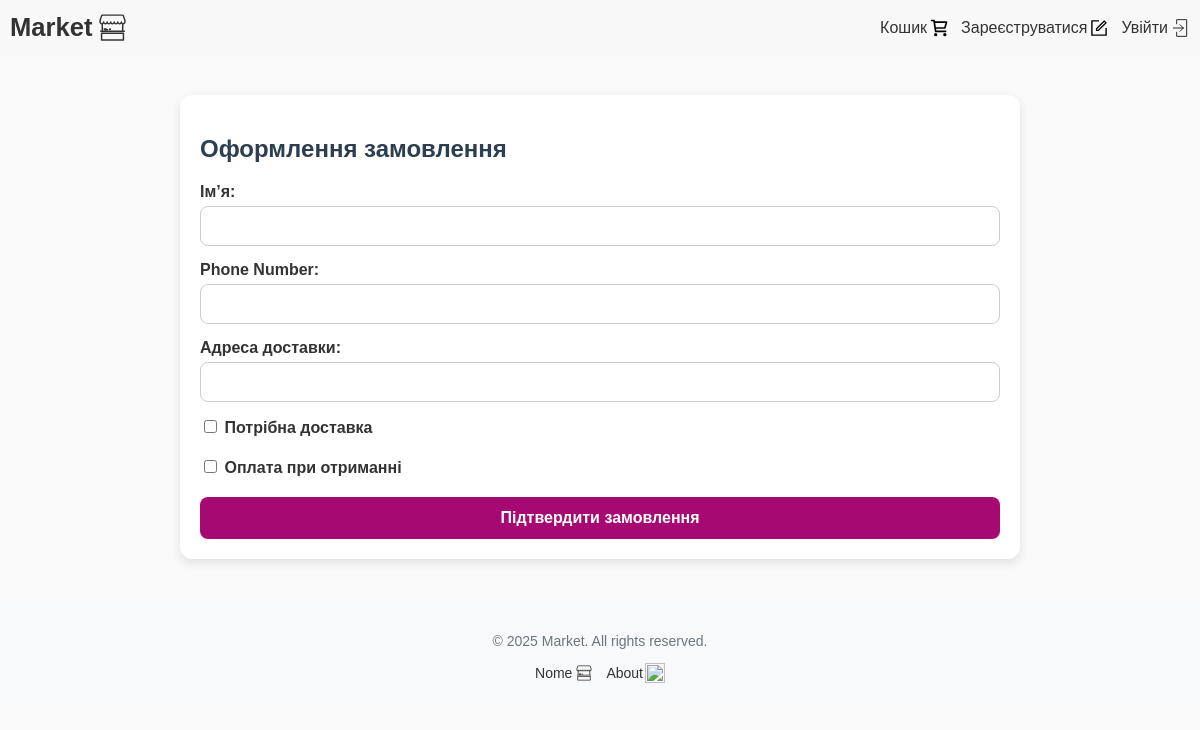
The app's page /orders/create/, older data.
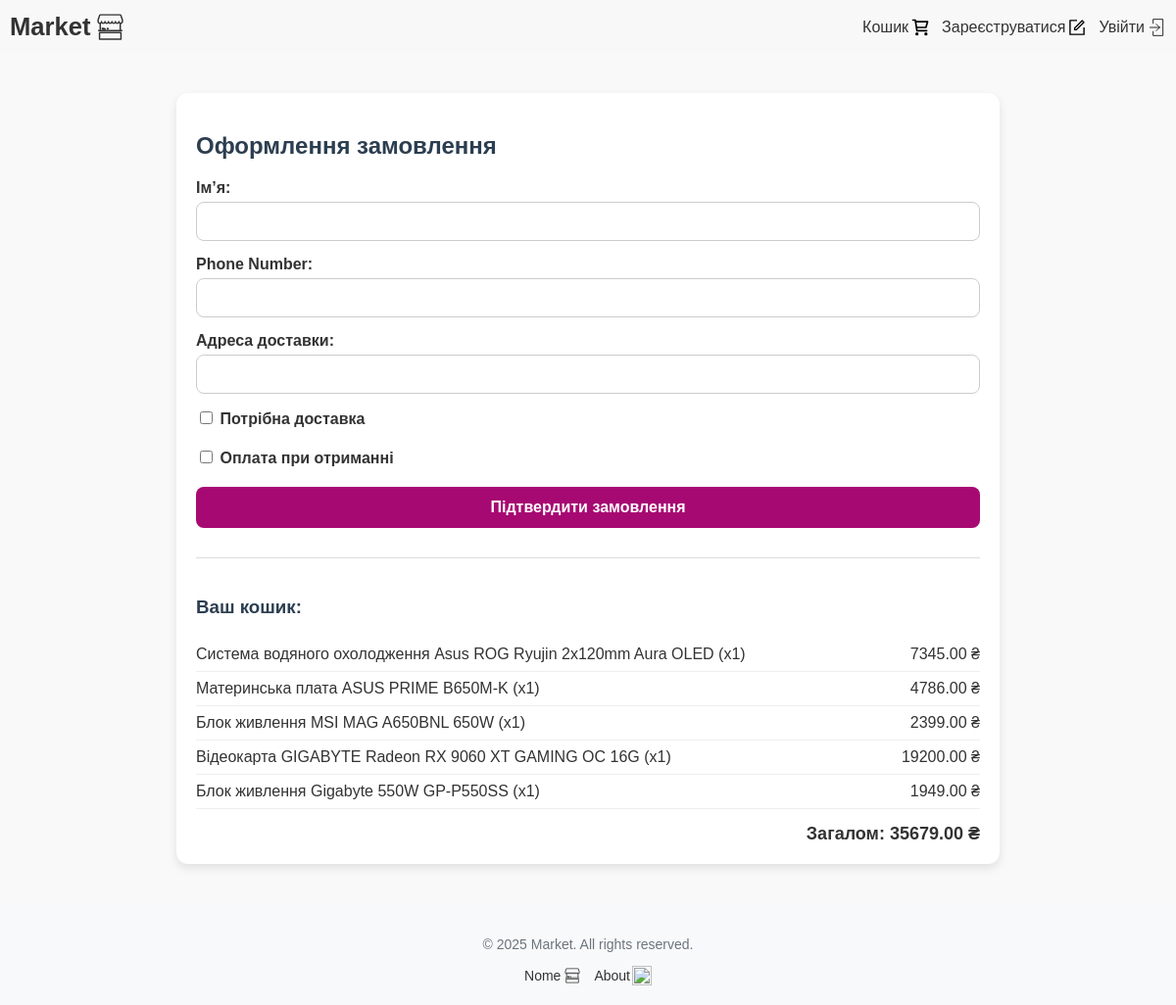
The same page, newer data.
### carts/models.py (models this page shows)
class Cart(models.Model):
    user = models.ForeignKey('auth.User', on_delete=models.CASCADE, blank=True, null=True, verbose_name='User')
    product = models.ForeignKey('shop.Product', on_delete=models.CASCADE, related_name='cart_items', verbose_name='Product')
    quantity = models.PositiveIntegerField(default=0, verbose_name='Quantity')
    session_key = models.CharField(max_length=40, blank=True, null=True)
    created_at = models.DateTimeField(auto_now_add=True, verbose_name='Created At')
    class Meta:
        db_table = 'cart'
        verbose_name = 'Cart'
        verbose_name_plural = 'Cart'
    objects = CartQuerySet.as_manager()
    def get_total_price(self):
        return round(self.product.price * self.quantity, 2)

### shop/models.py (models this page shows)
class Product(models.Model):
    name = models.CharField(max_length=200, verbose_name='Product Name')
    slug = models.SlugField(max_length=250, unique=True, blank=True, null=True, verbose_name='URL')
    description = models.TextField(blank=True, verbose_name='Description')
    price = models.DecimalField(max_digits=10, decimal_places=2, verbose_name='Price')
    discount = models.DecimalField(max_digits=5, decimal_places=2, default=0.00, verbose_name='Discount')
    stock = models.PositiveIntegerField(default=0, verbose_name='Stock Quantity')
    category = models.ForeignKey(Category, on_delete=models.CASCADE, related_name="products")
    created_at = models.DateTimeField(auto_now_add=True, verbose_name='Created At')
    class Meta:
        db_table = 'product'
        verbose_name = 'Product'
        verbose_name_plural = 'Products'

### orders/views.py (the view)
# urls.py: path('create/', views.create_order, name='create_order'),
def create_order(request):
    user = request.user if request.user.is_authenticated else None
    session_key = request.session.session_key
    if not session_key:
        request.session.create()
        session_key = request.session.session_key
    cart_items = Cart.objects.filter(user=user) if user else Cart.objects.filter(session_key=session_key)
    if request.method == 'POST':
        form = OrderForm(request.POST)
        if form.is_valid():
            name = user.username if user else form.cleaned_data['name']
            order = Order.objects.create(
                user=user,
                name=name,
                phone_number=form.cleaned_data['phone_number'],
                requires_delivery=form.cleaned_data['requires_delivery'],
                payment_on_get=form.cleaned_data['payment_on_get']
            )
            for item in cart_items:
                OrderItem.objects.create(
                    order=order,
                    product=item.product,
                    name=item.product.name,
                    price=item.product.price,
                    quantity=item.quantity
                )
            cart_items.delete()
            return redirect('/orders/success')
    else:
        initial = {'name': user.username} if user else {}
        form = OrderForm(initial=initial)
    return render(request, 'orders/create_order.html', {
        'form': form,
        'cart_items': cart_items
    })

### orders/forms.py
class OrderForm(forms.ModelForm):
    class Meta:
        model = Order
        fields = ['phone_number', 'requires_delivery', 'payment_on_get']
    name = forms.CharField(required=False, label='Ім’я')
    delivery_address = forms.CharField(required=False, label='Адреса доставки')

### carts/models.py (called while the page is built)
    def total_price(self):
        return sum(cart.get_total_price() for cart in self)

### orders/templates/orders/create_order.html (shortened to what this page needs)
{% load static %}
<!DOCTYPE html>
<html lang="uk">
<head>
    <link rel="stylesheet" href="{% static 'orders/order.css' %}">
</head>
<body>
    {% include 'shop/partials/navigation.html' %}
    <div class="container">
        <h2>Оформлення замовлення</h2>
    <form method="post">
        <div class="form-group">
            {{ form.name.label_tag }}
            {{ form.name }}
        </div>
        <div class="form-group">
            {{ form.phone_number.label_tag }}
            {{ form.phone_number }}
        </div>
        <div class="form-group">
            {{ form.delivery_address.label_tag }}
            {{ form.delivery_address }}
        </div>
        <div class="form-group">
            <label>
                {{ form.requires_delivery }} Потрібна доставка
            </label>
        </div>
        <div class="form-group">
            <label>
                {{ form.payment_on_get }} Оплата при отриманні
            </label>
        </div>
        <button type="submit">Підтвердити замовлення</button>
    </form>
        {% if cart_items.exists %}
        <div class="cart-items">
            <h3>Ваш кошик:</h3>
            {% for item in cart_items %}
                <div class="cart-item">
                    <span>{{ item.product.name }} (x{{ item.quantity }})</span>
                    <span>{{ item.get_total_price }} ₴</span>
                </div>
            {% endfor %}
            <div class="total">
                Загалом: {{ cart_items.total_price }} ₴
            </div>
        </div>
        {% endif %}
    </div>
    {% include 'shop/partials/footer.html' %}
</body>
</html>

Row changes from the older to the newer data that the page shows:
added Cart: product.name "Система водяного охолодження Asus ROG Ryujin 2x120mm Aura OLED", quantity "1", get_total_price "7345.00", total_price "35679.00"
added Cart: product.name "Материнська плата ASUS PRIME B650M-K", quantity "1", get_total_price "4786.00"
added Cart: product.name "Блок живлення MSI MAG A650BNL 650W", quantity "1", get_total_price "2399.00"
added Cart: product.name "Відеокарта GIGABYTE Radeon RX 9060 XT GAMING OC 16G", quantity "1", get_total_price "19200.00"
added Cart: product.name "Блок живлення Gigabyte 550W GP-P550SS", quantity "1", get_total_price "1949.00"
Text that changed along with them:
text now shown: "Ваш кошик: Загалом: ₴"
